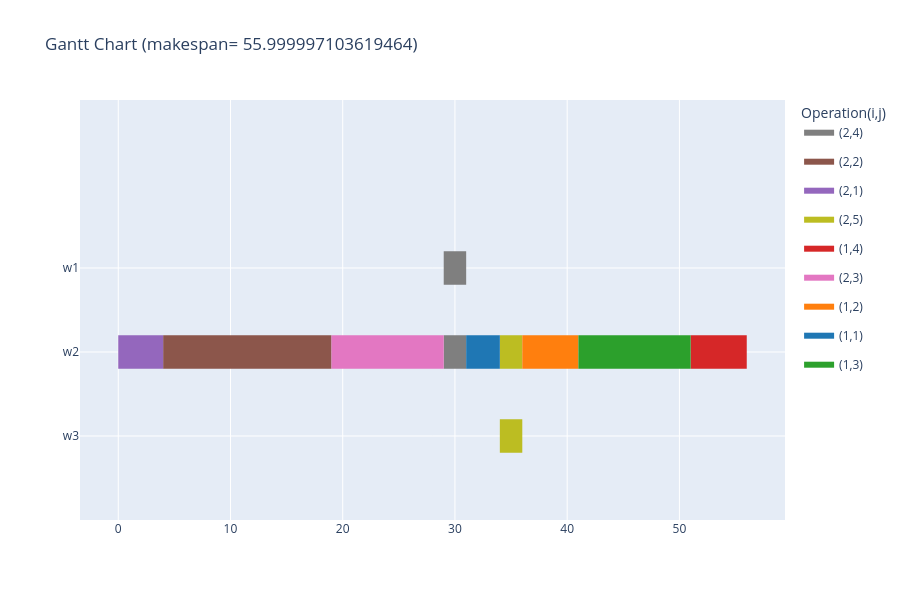

Write notebook code for a chart like this one.
### Code cell
gantt_chart(s, instance, color=1, render="notebook", separate_little=True)

### Figure 1 — Plotly figure (JSON) as saved in the notebook; plotly's stock layout.template omitted (floating-point values rounded to 4 significant figures)
{"data": [{"fill": "toself", "fillcolor": "rgb(127, 127, 127)", "hoverinfo": "name", "legendgroup": "rgb(127, 127, 127)", "mode": "none", "name": "(2,4)", "showlegend": true, "type": "scatter", "x": [29.0, 31.0, 31.0, 29.0, 29.0, 29.0, 31.0, 31.0, 29.0], "y": [1.8, 1.8, 2.2, 2.2, null, 0.8, 0.8, 1.2, 1.2]}, {"fill": "toself", "fillcolor": "rgb(140, 86, 75)", "hoverinfo": "name", "legendgroup": "rgb(140, 86, 75)", "mode": "none", "name": "(2,2)", "showlegend": true, "type": "scatter", "x": [4.0, 19.0, 19.0, 4.0], "y": [0.8, 0.8, 1.2, 1.2]}, {"fill": "toself", "fillcolor": "rgb(148, 103, 189)", "hoverinfo": "name", "legendgroup": "rgb(148, 103, 189)", "mode": "none", "name": "(2,1)", "showlegend": true, "type": "scatter", "x": [0, 4, 4, 0], "y": [0.8, 0.8, 1.2, 1.2]}, {"fill": "toself", "fillcolor": "rgb(188, 189, 34)", "hoverinfo": "name", "legendgroup": "rgb(188, 189, 34)", "mode": "none", "name": "(2,5)", "showlegend": true, "type": "scatter", "x": [34.0, 36.0, 36.0, 34.0, 34.0, 34.0, 36.0, 36.0, 34.0], "y": [0.8, 0.8, 1.2, 1.2, null, -0.2, -0.2, 0.2, 0.2]}, {"fill": "toself", "fillcolor": "rgb(214, 39, 40)", "hoverinfo": "name", "legendgroup": "rgb(214, 39, 40)", "mode": "none", "name": "(1,4)", "showlegend": true, "type": "scatter", "x": [51.0, 56.0, 56.0, 51.0], "y": [0.8, 0.8, 1.2, 1.2]}, {"fill": "toself", "fillcolor": "rgb(227, 119, 194)", "hoverinfo": "name", "legendgroup": "rgb(227, 119, 194)", "mode": "none", "name": "(2,3)", "showlegend": true, "type": "scatter", "x": [19.0, 29.0, 29.0, 19.0], "y": [0.8, 0.8, 1.2, 1.2]}, {"fill": "toself", "fillcolor": "rgb(255, 127, 14)", "hoverinfo": "name", "legendgroup": "rgb(255, 127, 14)", "mode": "none", "name": "(1,2)", "showlegend": true, "type": "scatter", "x": [36.0, 41.0, 41.0, 36.0], "y": [0.8, 0.8, 1.2, 1.2]}, {"fill": "toself", "fillcolor": "rgb(31, 119, 180)", "hoverinfo": "name", "legendgroup": "rgb(31, 119, 180)", "mode": "none", "name": "(1,1)", "showlegend": true, "type": "scatter", "x": [31.0, 34.0, 34.0, 31.0], "y": [0.8, 0.8, 1.2, 1.2]}, {"fill": "toself", "fillcolor": "rgb(44, 160, 44)", "hoverinfo": "name", "legendgroup": "rgb(44, 160, 44)", "mode": "none", "name": "(1,3)", "showlegend": true, "type": "scatter", "x": [41.0, 51.0, 51.0, 41.0], "y": [0.8, 0.8, 1.2, 1.2]}, {"legendgroup": "rgb(127, 127, 127)", "marker": {"color": "rgb(127, 127, 127)", "opacity": 0, "size": 1}, "mode": "markers", "name": "", "showlegend": false, "text": [null, null, null, null], "type": "scatter", "x": [29.0, 31.0, 29.0, 31.0], "y": [2, 2, 1, 1]}, {"legendgroup": "rgb(140, 86, 75)", "marker": {"color": "rgb(140, 86, 75)", "opacity": 0, "size": 1}, "mode": "markers", "name": "", "showlegend": false, "text": [null, null], "type": "scatter", "x": [4.0, 19.0], "y": [1, 1]}, {"legendgroup": "rgb(148, 103, 189)", "marker": {"color": "rgb(148, 103, 189)", "opacity": 0, "size": 1}, "mode": "markers", "name": "", "showlegend": false, "text": [null, null], "type": "scatter", "x": [0, 4], "y": [1, 1]}, {"legendgroup": "rgb(188, 189, 34)", "marker": {"color": "rgb(188, 189, 34)", "opacity": 0, "size": 1}, "mode": "markers", "name": "", "showlegend": false, "text": [null, null, null, null], "type": "scatter", "x": [34.0, 36.0, 34.0, 36.0], "y": [1, 1, 0, 0]}, {"legendgroup": "rgb(214, 39, 40)", "marker": {"color": "rgb(214, 39, 40)", "opacity": 0, "size": 1}, "mode": "markers", "name": "", "showlegend": false, "text": [null, null], "type": "scatter", "x": [51.0, 56.0], "y": [1, 1]}, {"legendgroup": "rgb(227, 119, 194)", "marker": {"color": "rgb(227, 119, 194)", "opacity": 0, "size": 1}, "mode": "markers", "name": "", "showlegend": false, "text": [null, null], "type": "scatter", "x": [19.0, 29.0], "y": [1, 1]}, {"legendgroup": "rgb(255, 127, 14)", "marker": {"color": "rgb(255, 127, 14)", "opacity": 0, "size": 1}, "mode": "markers", "name": "", "showlegend": false, "text": [null, null], "type": "scatter", "x": [36.0, 41.0], "y": [1, 1]}, {"legendgroup": "rgb(31, 119, 180)", "marker": {"color": "rgb(31, 119, 180)", "opacity": 0, "size": 1}, "mode": "markers", "name": "", "showlegend": false, "text": [null, null], "type": "scatter", "x": [31.0, 34.0], "y": [1, 1]}, {"legendgroup": "rgb(44, 160, 44)", "marker": {"color": "rgb(44, 160, 44)", "opacity": 0, "size": 1}, "mode": "markers", "name": "", "showlegend": false, "text": [null, null], "type": "scatter", "x": [41.0, 51.0], "y": [1, 1]}], "layout": {"height": 600, "hovermode": "closest", "legend": {"title": {"text": "Operation(i,j)"}}, "showlegend": true, "title": {"text": "Gantt Chart (makespan= 55.999997103619464)"}, "xaxis": {"rangeselector": {"buttons": [{"count": 7, "label": "1w", "step": "day", "stepmode": "backward"}, {"count": 1, "label": "1m", "step": "month", "stepmode": "backward"}, {"count": 6, "label": "6m", "step": "month", "stepmode": "backward"}, {"count": 1, "label": "YTD", "step": "year", "stepmode": "todate"}, {"count": 1, "label": "1y", "step": "year", "stepmode": "backward"}, {"step": "all"}]}, "showgrid": true, "type": "linear", "zeroline": false}, "yaxis": {"autorange": false, "range": [-1, 4], "showgrid": true, "ticktext": ["w3", "w2", "w1"], "tickvals": [0, 1, 2], "zeroline": false}}}
